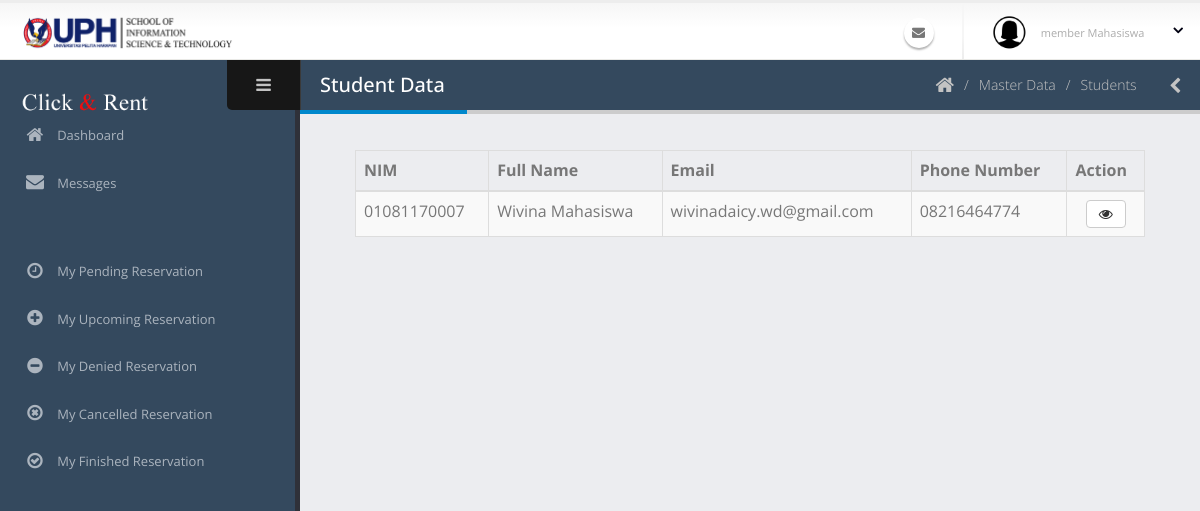
/admin/mahasiswa.php, run on an earlier commit of the app's database.
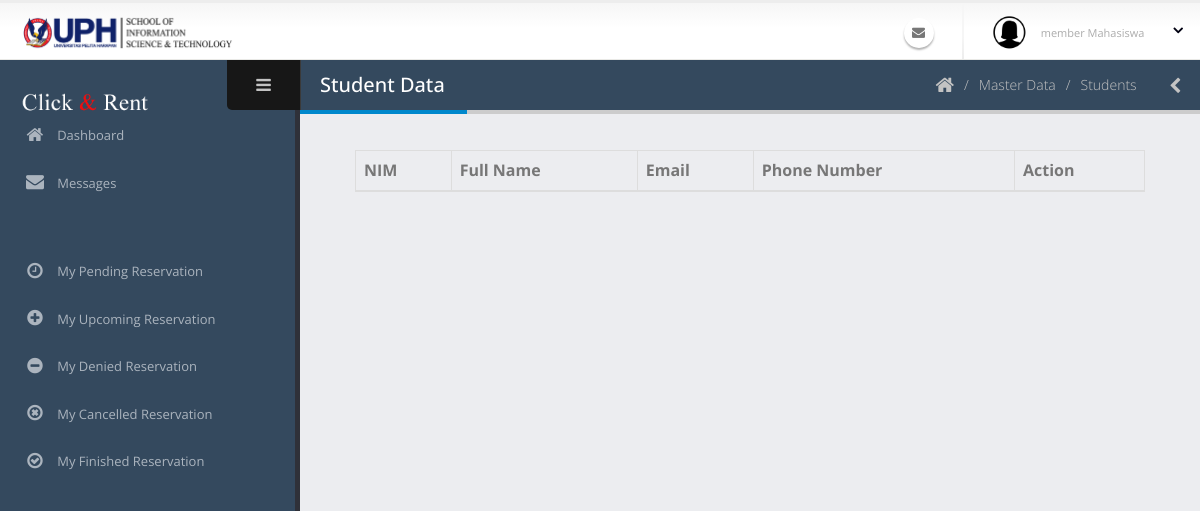
And on a later commit of the database.
### tables this page shows
CREATE TABLE `mahasiswa` (
  `id_mahasiswa` varchar(20) NOT NULL COMMENT 'NIM',
  `id_pengguna` varchar(40) NOT NULL,
  `id_programStudi` varchar(40) NOT NULL,
  `angkatan` year(4) NOT NULL,
  `semester` int(11) NOT NULL,
  `total_sks` int(11) NOT NULL,
  `ipk_terakhir` float NOT NULL,
  `user_add` varchar(40) NOT NULL,
  `waktu_add` datetime NOT NULL,
  `user_edit` varchar(40) NOT NULL,
  `waktu_edit` datetime NOT NULL,
  `user_delete` varchar(40) NOT NULL,
  `waktu_Delete` datetime NOT NULL,
  `status_delete` int(11) NOT NULL
);

CREATE TABLE `pengguna` (
  `id_pengguna` varchar(40) NOT NULL COMMENT 'USER-0',
  `email` varchar(50) NOT NULL,
  `kata_sandi` text NOT NULL,
  `nama_lengkap` varchar(60) NOT NULL,
  `jenis_kelamin` char(1) NOT NULL,
  `tanggal_lahir` date NOT NULL,
  `alamat` text NOT NULL,
  `no_hp` varchar(20) NOT NULL,
  `tanggal_masuk` date NOT NULL,
  `status_pengguna` int(11) NOT NULL COMMENT '1: SUPER ADMIN, 2: ADMIN, 3: MEMBER DOSEN, 4:MEMBER MAHASISWA',
  `status_daftar` int(11) NOT NULL COMMENT '0 =TIDAK AKTIF, 1=MENUNGGU APPROVE, 2=AKTIF, 3=DITOLAK',
  `user_add` varchar(40) NOT NULL,
  `waktu_add` datetime NOT NULL,
  `user_edit` varchar(40) NOT NULL,
  `waktu_edit` datetime NOT NULL,
  `user_delete` varchar(40) NOT NULL,
  `waktu_delete` datetime NOT NULL,
  `status_delete` int(11) NOT NULL
);

### admin/mahasiswa.php (shortened to what this page needs)
<?php include('../koneksi.php'); ?>
<?php include('req/head.php');?>
<?php include('req/header.php');?>
<?php include('req/leftbar.php');?>
	<section role="main" class="content-body">
		<header class="page-header">
			<h2>Student Data</h2>
			<div class="right-wrapper pull-right">
				<ol class="breadcrumbs">
					<li>
						<a href="index.php">
							<i class="fa fa-home"></i>
						</a>
					</li>
					<li><span>Master Data</span></li>
					<li><span>Students</span></li>
				</ol>
				<a class="sidebar-right-toggle" data-open="sidebar-right"><i class="fa fa-chevron-left"></i></a>
			</div>
		</header>
<div class="container-fluid">
	<table  class="table table-bordered table-striped mb-none" id="datatable-default">
		<thead>
			<tr>
				<th>NIM</th>
				<th>Full Name</th>
				<th>Email</th>
				<th>Phone Number</th>
				<th>Action</th>
			</tr>
		</thead>
		<tbody>
		<?php
			$query = mysqli_query($koneksi, "SELECT * from pengguna join mahasiswa on mahasiswa.id_pengguna= pengguna.id_pengguna WHERE pengguna.status_delete='0' AND mahasiswa.status_delete='0'AND status_daftar='2' AND status_pengguna='4'");
			while($data=mysqli_fetch_array($query)){
			?>
			<tr>
				<td><?php echo $data['id_mahasiswa']?></td>
				<td><?php echo $data['nama_lengkap']?></td>
				<td><?php echo $data['email']?></td>
				<td><?php echo $data['no_hp']?></td>
				<td class="text-center">
					<a class="modal-with-form btn btn-default" data-toggle="tooltip" data-placement="top" title="Detail" href="#modaldetail<?php echo $data['id_pengguna'];?>"><i class='fa fa-eye'></i>
					</a>
				</td>
			</tr>
			<?php } ?>
		</tbody>
	</table>
</div>
<?php include('req/endtitle.php');?>
<?php include('req/script.php');?>

What changed in the data, as far as the page shows it:
removed mahasiswa: id_mahasiswa "01081170007", id_pengguna.nama_lengkap "Wivina Mahasiswa", id_pengguna.email "wivinadaicy.wd@gmail.com", id_pengguna.no_hp "08216464774"
